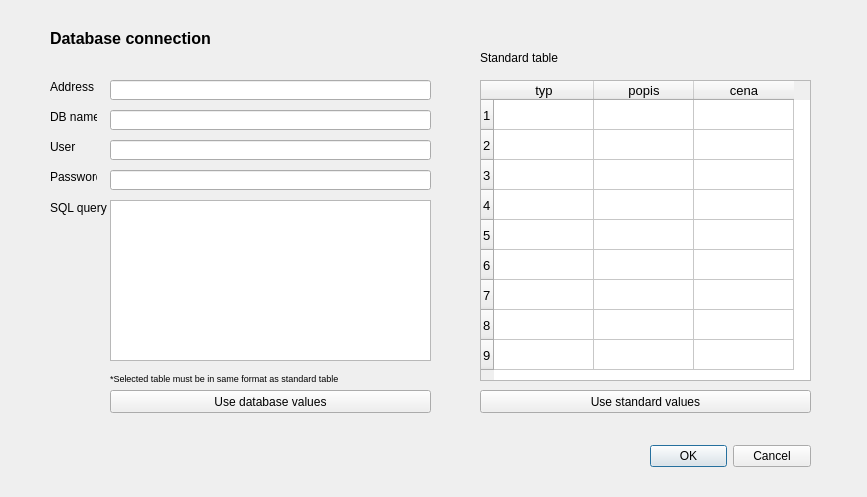
<?xml version="1.0" encoding="UTF-8"?>
<ui version="4.0">
 <class>OptimalizationDialogBase</class>
 <widget class="QDialog" name="OptimalizationDialogBase">
  <property name="geometry">
   <rect>
    <x>0</x>
    <y>0</y>
    <width>867</width>
    <height>497</height>
   </rect>
  </property>
  <property name="windowTitle">
   <string>Connect to Database</string>
  </property>
  <widget class="QDialogButtonBox" name="button_box">
   <property name="geometry">
    <rect>
     <x>650</x>
     <y>440</y>
     <width>161</width>
     <height>32</height>
    </rect>
   </property>
   <property name="orientation">
    <enum>Qt::Horizontal</enum>
   </property>
   <property name="standardButtons">
    <set>QDialogButtonBox::Cancel|QDialogButtonBox::Ok</set>
   </property>
  </widget>
  <widget class="QTableWidget" name="tableWidget">
   <property name="geometry">
    <rect>
     <x>480</x>
     <y>80</y>
     <width>331</width>
     <height>301</height>
    </rect>
   </property>
   <property name="font">
    <font>
     <pointsize>10</pointsize>
    </font>
   </property>
   <property name="rowCount">
    <number>9</number>
   </property>
   <property name="columnCount">
    <number>3</number>
   </property>
   <row/>
   <row/>
   <row/>
   <row/>
   <row/>
   <row/>
   <row/>
   <row/>
   <row/>
   <column>
    <property name="text">
     <string>typ</string>
    </property>
   </column>
   <column>
    <property name="text">
     <string>popis</string>
    </property>
   </column>
   <column>
    <property name="text">
     <string>cena</string>
    </property>
   </column>
  </widget>
  <widget class="QLabel" name="label">
   <property name="geometry">
    <rect>
     <x>50</x>
     <y>30</y>
     <width>171</width>
     <height>16</height>
    </rect>
   </property>
   <property name="font">
    <font>
     <pointsize>12</pointsize>
     <weight>75</weight>
     <bold>true</bold>
    </font>
   </property>
   <property name="text">
    <string>Database connection</string>
   </property>
  </widget>
  <widget class="QLabel" name="label_2">
   <property name="geometry">
    <rect>
     <x>50</x>
     <y>80</y>
     <width>47</width>
     <height>13</height>
    </rect>
   </property>
   <property name="text">
    <string>Address</string>
   </property>
  </widget>
  <widget class="QLabel" name="label_4">
   <property name="geometry">
    <rect>
     <x>50</x>
     <y>110</y>
     <width>47</width>
     <height>13</height>
    </rect>
   </property>
   <property name="text">
    <string>DB name</string>
   </property>
  </widget>
  <widget class="QLabel" name="label_5">
   <property name="geometry">
    <rect>
     <x>50</x>
     <y>140</y>
     <width>47</width>
     <height>13</height>
    </rect>
   </property>
   <property name="text">
    <string>User</string>
   </property>
  </widget>
  <widget class="QLabel" name="label_6">
   <property name="geometry">
    <rect>
     <x>50</x>
     <y>170</y>
     <width>47</width>
     <height>13</height>
    </rect>
   </property>
   <property name="text">
    <string>Password</string>
   </property>
  </widget>
  <widget class="QTextEdit" name="textEdit_sql">
   <property name="geometry">
    <rect>
     <x>110</x>
     <y>200</y>
     <width>321</width>
     <height>161</height>
    </rect>
   </property>
  </widget>
  <widget class="QLabel" name="label_7">
   <property name="geometry">
    <rect>
     <x>50</x>
     <y>200</y>
     <width>61</width>
     <height>16</height>
    </rect>
   </property>
   <property name="text">
    <string>SQL query</string>
   </property>
  </widget>
  <widget class="QLineEdit" name="lineEdit_address">
   <property name="geometry">
    <rect>
     <x>110</x>
     <y>80</y>
     <width>321</width>
     <height>20</height>
    </rect>
   </property>
  </widget>
  <widget class="QLineEdit" name="lineEdit_password">
   <property name="geometry">
    <rect>
     <x>110</x>
     <y>170</y>
     <width>321</width>
     <height>20</height>
    </rect>
   </property>
  </widget>
  <widget class="QLineEdit" name="lineEdit_user">
   <property name="geometry">
    <rect>
     <x>110</x>
     <y>140</y>
     <width>321</width>
     <height>20</height>
    </rect>
   </property>
  </widget>
  <widget class="QLineEdit" name="lineEdit_dbname">
   <property name="geometry">
    <rect>
     <x>110</x>
     <y>110</y>
     <width>321</width>
     <height>20</height>
    </rect>
   </property>
  </widget>
  <widget class="QPushButton" name="pushButton_connect">
   <property name="geometry">
    <rect>
     <x>110</x>
     <y>390</y>
     <width>321</width>
     <height>23</height>
    </rect>
   </property>
   <property name="text">
    <string>Use database values</string>
   </property>
  </widget>
  <widget class="QPushButton" name="pushButton_standard">
   <property name="geometry">
    <rect>
     <x>480</x>
     <y>390</y>
     <width>331</width>
     <height>23</height>
    </rect>
   </property>
   <property name="text">
    <string>Use standard values</string>
   </property>
  </widget>
  <widget class="QLabel" name="label_8">
   <property name="geometry">
    <rect>
     <x>110</x>
     <y>370</y>
     <width>241</width>
     <height>16</height>
    </rect>
   </property>
   <property name="font">
    <font>
     <pointsize>7</pointsize>
    </font>
   </property>
   <property name="text">
    <string>*Selected table must be in same format as standard table</string>
   </property>
  </widget>
  <widget class="QLabel" name="label_9">
   <property name="geometry">
    <rect>
     <x>480</x>
     <y>50</y>
     <width>81</width>
     <height>16</height>
    </rect>
   </property>
   <property name="text">
    <string>Standard table</string>
   </property>
  </widget>
 </widget>
 <resources/>
 <connections>
  <connection>
   <sender>button_box</sender>
   <signal>accepted()</signal>
   <receiver>OptimalizationDialogBase</receiver>
   <slot>accept()</slot>
   <hints>
    <hint type="sourcelabel">
     <x>20</x>
     <y>20</y>
    </hint>
    <hint type="destinationlabel">
     <x>20</x>
     <y>20</y>
    </hint>
   </hints>
  </connection>
  <connection>
   <sender>button_box</sender>
   <signal>rejected()</signal>
   <receiver>OptimalizationDialogBase</receiver>
   <slot>reject()</slot>
   <hints>
    <hint type="sourcelabel">
     <x>20</x>
     <y>20</y>
    </hint>
    <hint type="destinationlabel">
     <x>20</x>
     <y>20</y>
    </hint>
   </hints>
  </connection>
 </connections>
</ui>
